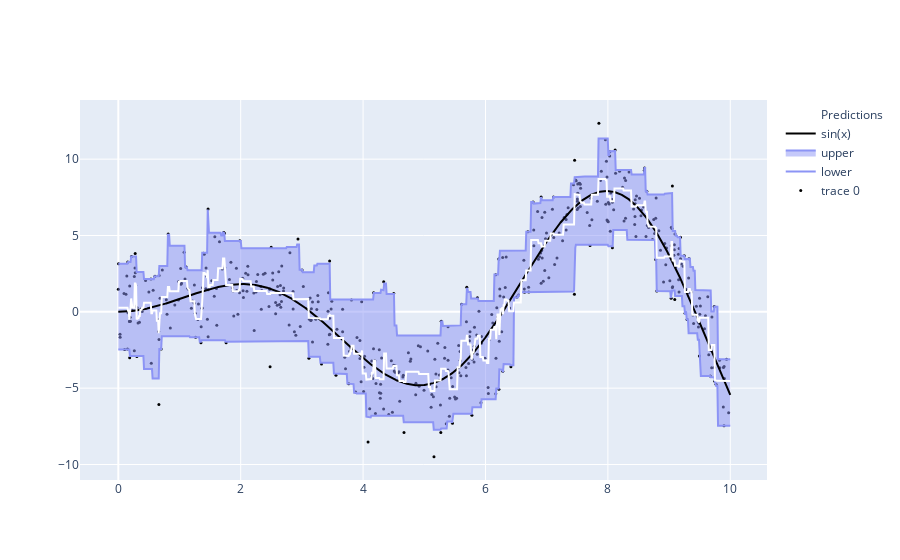

The notebook cell this image was saved under:
### Code cell
import plotly.express as px
import plotly.graph_objects as go

fig = go.Figure()

fig.add_trace(go.Scatter(x=X.reshape(-1), y=y, mode ='markers',
                         marker=dict(size=3, color = '#000000')))

fig.add_trace(go.Scatter(x=xx.reshape(-1), y= y_lower, name ='lower', 
                        line_color="#8c94f5"))
fig.add_trace(go.Scatter(x=xx.reshape(-1), y= y_upper,  fill = 'tonexty', name ='upper',
                        line_color="#8c94f5"))

fig.add_trace(go.Scatter(x=xx.reshape(-1), y=f(xx).reshape(1000), mode = 'lines', name ='sin(x)',
                        line_color = "#000000"))

fig.add_trace(go.Scatter(x=xx.reshape(-1), y=y_pred, mode = 'lines', name ='Predictions',
                        line_color = "#FFFFFF"))

### Figure 1 — Plotly figure (JSON) as saved in the notebook; plotly's stock layout.template omitted (floating-point values rounded to 4 significant figures; data arrays with more than 128 entries replaced by an {"elided": "..."} marker saying what was removed)
{"data": [{"marker": {"color": "#000000", "size": 3}, "mode": "markers", "type": "scatter", "visible": true, "x": {"elided": "500 float values"}, "y": {"elided": "500 float values"}}, {"line": {"color": "#8c94f5"}, "name": "lower", "type": "scatter", "visible": true, "x": {"elided": "1000 float values"}, "y": {"elided": "1000 float values"}}, {"fill": "tonexty", "line": {"color": "#8c94f5"}, "name": "upper", "type": "scatter", "visible": true, "x": {"elided": "1000 float values"}, "y": {"elided": "1000 float values"}}, {"line": {"color": "#000000"}, "mode": "lines", "name": "sin(x)", "type": "scatter", "visible": true, "x": {"elided": "1000 float values"}, "y": {"elided": "1000 float values"}}, {"line": {"color": "#FFFFFF"}, "mode": "lines", "name": "Predictions", "type": "scatter", "visible": true, "x": {"elided": "1000 float values"}, "y": {"elided": "1000 float values"}}], "layout": {"autosize": true, "xaxis": {"autorange": false, "range": [-0.6258, 10.6], "type": "linear"}, "yaxis": {"autorange": false, "range": [-11.01, 13.88], "type": "linear"}}}
